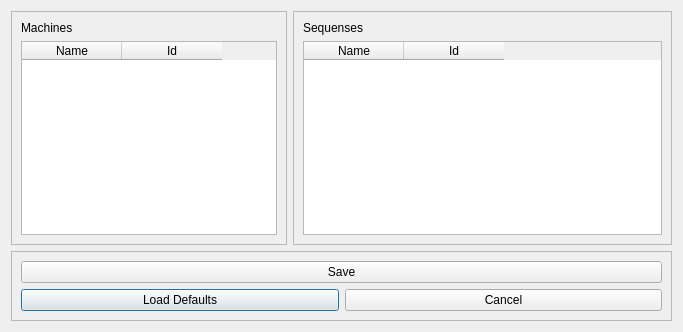
<?xml version="1.0" encoding="UTF-8"?>
<ui version="4.0">
 <class>Dialog</class>
 <widget class="QDialog" name="Dialog">
  <property name="geometry">
   <rect>
    <x>0</x>
    <y>0</y>
    <width>683</width>
    <height>332</height>
   </rect>
  </property>
  <property name="windowTitle">
   <string>MMC Sequence Config</string>
  </property>
  <property name="modal">
   <bool>true</bool>
  </property>
  <layout class="QFormLayout" name="formLayout">
   <item row="0" column="0">
    <widget class="QFrame" name="frame">
     <property name="frameShape">
      <enum>QFrame::StyledPanel</enum>
     </property>
     <property name="frameShadow">
      <enum>QFrame::Raised</enum>
     </property>
     <layout class="QVBoxLayout" name="verticalLayout">
      <item>
       <widget class="QLabel" name="machine_label">
        <property name="text">
         <string>Machines</string>
        </property>
       </widget>
      </item>
      <item>
       <widget class="QTableWidget" name="machine_table_widget">
        <property name="contextMenuPolicy">
         <enum>Qt::CustomContextMenu</enum>
        </property>
        <property name="alternatingRowColors">
         <bool>true</bool>
        </property>
        <property name="selectionMode">
         <enum>QAbstractItemView::SingleSelection</enum>
        </property>
        <property name="selectionBehavior">
         <enum>QAbstractItemView::SelectRows</enum>
        </property>
        <property name="cornerButtonEnabled">
         <bool>true</bool>
        </property>
        <property name="rowCount">
         <number>0</number>
        </property>
        <property name="columnCount">
         <number>2</number>
        </property>
        <attribute name="verticalHeaderVisible">
         <bool>true</bool>
        </attribute>
        <attribute name="verticalHeaderStretchLastSection">
         <bool>false</bool>
        </attribute>
        <column>
         <property name="text">
          <string>Name</string>
         </property>
        </column>
        <column>
         <property name="text">
          <string>Id</string>
         </property>
         <property name="font">
          <font>
           <bold>false</bold>
          </font>
         </property>
        </column>
       </widget>
      </item>
     </layout>
    </widget>
   </item>
   <item row="0" column="1">
    <widget class="QFrame" name="frame_2">
     <property name="frameShape">
      <enum>QFrame::StyledPanel</enum>
     </property>
     <property name="frameShadow">
      <enum>QFrame::Raised</enum>
     </property>
     <layout class="QVBoxLayout" name="verticalLayout_2">
      <item>
       <widget class="QLabel" name="sequense_label">
        <property name="text">
         <string>Sequenses</string>
        </property>
       </widget>
      </item>
      <item>
       <widget class="QTableWidget" name="seq_table_widget">
        <property name="contextMenuPolicy">
         <enum>Qt::CustomContextMenu</enum>
        </property>
        <property name="selectionMode">
         <enum>QAbstractItemView::SingleSelection</enum>
        </property>
        <property name="selectionBehavior">
         <enum>QAbstractItemView::SelectRows</enum>
        </property>
        <property name="columnCount">
         <number>2</number>
        </property>
        <attribute name="horizontalHeaderVisible">
         <bool>true</bool>
        </attribute>
        <attribute name="verticalHeaderStretchLastSection">
         <bool>false</bool>
        </attribute>
        <column>
         <property name="text">
          <string>Name</string>
         </property>
        </column>
        <column>
         <property name="text">
          <string>Id</string>
         </property>
        </column>
       </widget>
      </item>
     </layout>
    </widget>
   </item>
   <item row="2" column="0" colspan="2">
    <widget class="QFrame" name="frame_3">
     <property name="frameShape">
      <enum>QFrame::StyledPanel</enum>
     </property>
     <property name="frameShadow">
      <enum>QFrame::Raised</enum>
     </property>
     <layout class="QGridLayout" name="gridLayout">
      <item row="1" column="0">
       <widget class="QPushButton" name="default_pb">
        <property name="text">
         <string>Load Defaults</string>
        </property>
       </widget>
      </item>
      <item row="1" column="1">
       <widget class="QPushButton" name="cancel_pb">
        <property name="text">
         <string>Cancel</string>
        </property>
       </widget>
      </item>
      <item row="0" column="0" colspan="2">
       <widget class="QPushButton" name="save_pb">
        <property name="text">
         <string>Save</string>
        </property>
       </widget>
      </item>
     </layout>
    </widget>
   </item>
  </layout>
 </widget>
 <resources/>
 <connections>
  <connection>
   <sender>default_pb</sender>
   <signal>clicked(bool)</signal>
   <receiver>Dialog</receiver>
   <slot>load_defaults()</slot>
   <hints>
    <hint type="sourcelabel">
     <x>238</x>
     <y>311</y>
    </hint>
    <hint type="destinationlabel">
     <x>235</x>
     <y>330</y>
    </hint>
   </hints>
  </connection>
  <connection>
   <sender>machine_table_widget</sender>
   <signal>cellClicked(int,int)</signal>
   <receiver>Dialog</receiver>
   <slot>load_sequences()</slot>
   <hints>
    <hint type="sourcelabel">
     <x>74</x>
     <y>202</y>
    </hint>
    <hint type="destinationlabel">
     <x>87</x>
     <y>328</y>
    </hint>
   </hints>
  </connection>
  <connection>
   <sender>save_pb</sender>
   <signal>clicked(bool)</signal>
   <receiver>Dialog</receiver>
   <slot>accept()</slot>
   <hints>
    <hint type="sourcelabel">
     <x>341</x>
     <y>270</y>
    </hint>
    <hint type="destinationlabel">
     <x>341</x>
     <y>165</y>
    </hint>
   </hints>
  </connection>
  <connection>
   <sender>cancel_pb</sender>
   <signal>clicked(bool)</signal>
   <receiver>Dialog</receiver>
   <slot>reject()</slot>
   <hints>
    <hint type="sourcelabel">
     <x>504</x>
     <y>300</y>
    </hint>
    <hint type="destinationlabel">
     <x>341</x>
     <y>165</y>
    </hint>
   </hints>
  </connection>
  <connection>
   <sender>seq_table_widget</sender>
   <signal>itemChanged(QTableWidgetItem*)</signal>
   <receiver>Dialog</receiver>
   <slot>seq_item_changed()</slot>
   <hints>
    <hint type="sourcelabel">
     <x>577</x>
     <y>190</y>
    </hint>
    <hint type="destinationlabel">
     <x>600</x>
     <y>328</y>
    </hint>
   </hints>
  </connection>
  <connection>
   <sender>machine_table_widget</sender>
   <signal>itemChanged(QTableWidgetItem*)</signal>
   <receiver>Dialog</receiver>
   <slot>machine_item_changed()</slot>
   <hints>
    <hint type="sourcelabel">
     <x>146</x>
     <y>133</y>
    </hint>
    <hint type="destinationlabel">
     <x>341</x>
     <y>165</y>
    </hint>
   </hints>
  </connection>
 </connections>
 <slots>
  <slot>load_defaults()</slot>
  <slot>load_sequences()</slot>
  <slot>seq_item_changed()</slot>
  <slot>machine_item_changed()</slot>
 </slots>
</ui>
